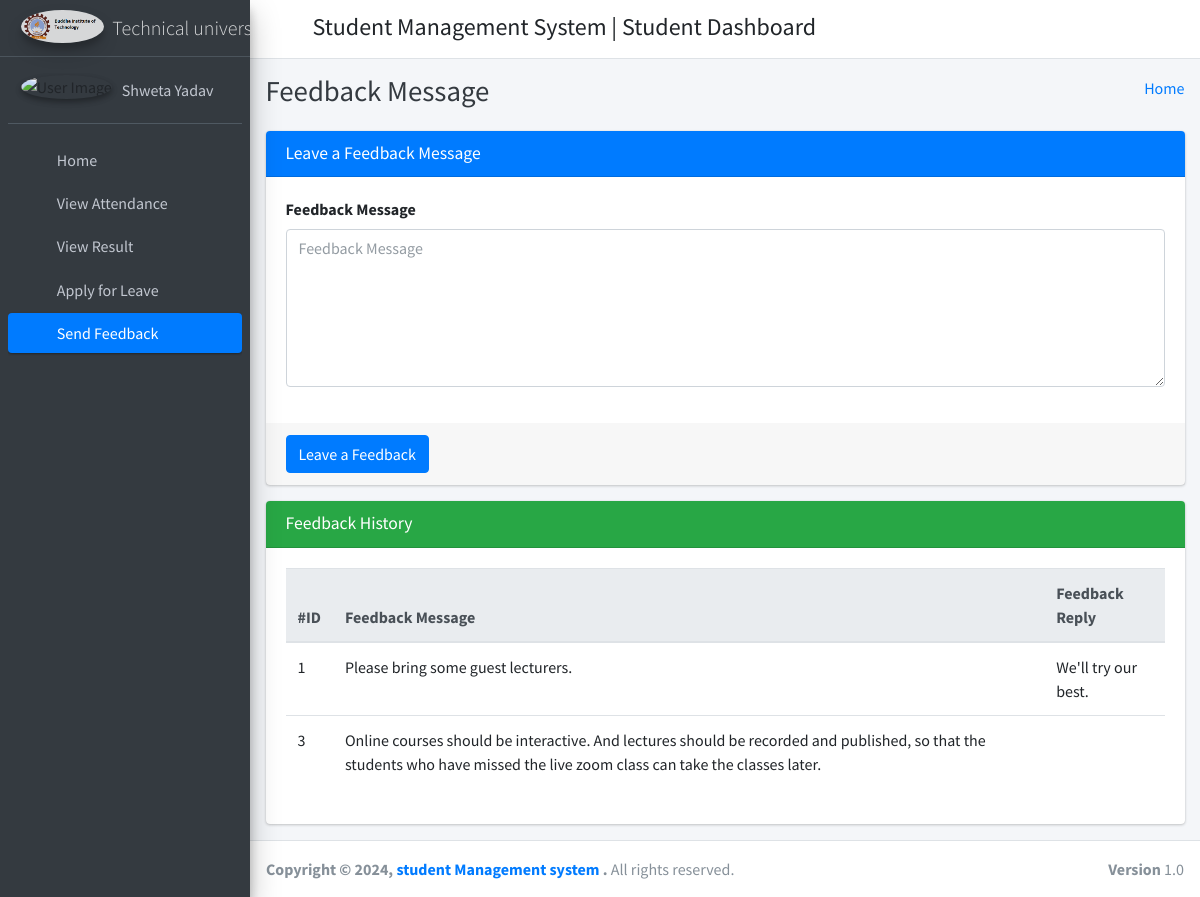
Page /student_feedback/ (signed in) on the committed database.
### student_management_app/models.py (models this page shows)
class CustomUser(AbstractUser):
    user_type_data = ((1, "HOD"), (2, "Staff"), (3, "Student"))
    user_type = models.CharField(default=1, choices=user_type_data, max_length=10)

class FeedBackStudent(models.Model):
    id = models.AutoField(primary_key=True)
    student_id = models.ForeignKey(Students, on_delete=models.CASCADE)
    feedback = models.TextField()
    feedback_reply = models.TextField()
    created_at = models.DateTimeField(auto_now_add=True)
    updated_at = models.DateTimeField(auto_now=True)
    objects = models.Manager()

### student_management_app/StudentViews.py (the view)
# urls.py: path('student_feedback/', StudentViews.student_feedback, name="student_feedback"),
def student_feedback(request):
    student_obj = Students.objects.get(admin=request.user.id)
    feedback_data = FeedBackStudent.objects.filter(student_id=student_obj)
    context = {
        "feedback_data": feedback_data
    }
    return render(request, 'student_template/student_feedback.html', context)

### student_management_app/templates/student_template/student_feedback.html (shortened to what this page needs)
{% extends 'student_template/base_template.html' %}
{% block page_title %}
    Feedback Message
{% endblock page_title %}
{% block main_content %}
{% load static %}
<section class="content">
        <div class="container-fluid">
            <div class="row">
                <div class="col-md-12">
                    <div class="card card-primary">
                    <div class="card-header">
                        <h3 class="card-title">Leave a Feedback Message</h3>
                    </div>
                    <form method="POST" action="{% url 'student_feedback_save' %}">
                        <div class="card-body">
                            <div class="form-group">
                                <label>Feedback Message </label>
                                <textarea name="feedback_message" class="form-control" rows="6" placeholder="Feedback Message"></textarea>
                            </div>
                        </div>
                        <div class="card-footer">
                        <button type="submit" class="btn btn-primary">Leave a Feedback</button>
                        </div>
                    </form>
                    </div>
                </div>
            </div>
            <div class="row">
                <div class="col-md-12">
                    <div class="card card-success">
                        <div class="card-header">
                            <h3 class="card-title">Feedback History</h3>
                        </div>
                        <div class="card-body">
                           <div class="table-responsive">
                                <table class="table">
                                    <thead class="thead-light">
                                    <tr>
                                        <th>#ID</th>
                                        <th>Feedback Message</th>
                                        <th>Feedback Reply</th>
                                    </tr>
                                    </thead>
                                    {% for row in feedback_data %}
                                    <tr>
                                        <td>{{ row.id }}</td>
                                        <td>{{ row.feedback }}</td>
                                        <td>{{ row.feedback_reply }}</td>
                                    </tr>
                                    {% endfor %}
                                </table>
                            </div>
                        </div>
                    </div>
                </div>
            </div>
        </div>
      </section>
  {% endblock main_content %}

### student_management_app/templates/student_template/sidebar_template.html (shortened to what this page needs)
{% load static %}
<aside class="main-sidebar sidebar-dark-primary elevation-4">
      <a href="{% url 'student_home' %}" class="brand-link">
        <img src="{% static 'dist/img/download1.png' %}" alt="AdminLTE Logo" class="brand-image img-circle elevation-3"
            style="opacity: .8">
        <span class="brand-text font-weight-light">Technical  university</span>
      </a>
      <div class="sidebar">
        <div class="user-panel mt-3 pb-3 mb-3 d-flex">
          <div class="image">
            <img src="{% static 'dist/img/download.jpg' %}" class="img-circle elevation-2" alt="User Image">
          </div>
          <div class="info">
            <a href="{% url 'student_profile' %}" class="d-block">{{ user.first_name }} {{ user.last_name }}</a>
          </div>
        </div>
        <nav class="mt-2">
          <ul class="nav nav-pills nav-sidebar flex-column" data-widget="treeview" role="menu" data-accordion="false">
            <li class="nav-item">
              {% url 'student_home' as student_home %}
              <a href="{{ student_home }}" class="nav-link {% if request.path == student_home %} active {% endif %}">
                <i class="nav-icon fas fa-tachometer-alt"></i>
                <p>
                  Home
                </p>
              </a>
            </li>
            <li class="nav-item">
              {% url 'student_view_attendance' as student_view_attendance %}
              <a href="{{ student_view_attendance }}" class="nav-link {% if request.path == student_view_attendance %} active {% endif %}">
                <i class="nav-icon fas fa-calendar-alt"></i>
                <p>
                  View Attendance
                </p>
              </a>
            </li>
            <li class="nav-item">
              {% url 'student_view_result' as student_view_result %}
              <a href="{{ student_view_result }}" class="nav-link {% if request.path == student_view_result %} active {% endif %}">
                <i class="nav-icon fas fa-tasks"></i>
                <p>
                  View Result
                </p>
              </a>
            </li>
            <li class="nav-item">
              {% url 'student_apply_leave' as student_apply_leave %}
              <a href="{{ student_apply_leave }}" class="nav-link {% if request.path == student_apply_leave %} active {% endif %}">
                <i class="nav-icon fas fa-envelope-open-text"></i>
                <p>
                  Apply for Leave
                </p>
              </a>
            </li>
            <li class="nav-item">
              {% url 'student_feedback' as student_feedback %}
              <a href="{{ student_feedback }}" class="nav-link {% if request.path == student_feedback %} active {% endif %}">
                <i class="nav-icon fas fa-comments"></i>
                <p>
                  Send Feedback
                </p>
              </a>
            </li>
          </ul>
        </nav>
      </div>
    </aside>

### rows in the picture
CustomUser: first_name "Shweta", last_name "Yadav"
FeedBackStudent: id "1", feedback "Please bring some guest lecturers.", feedback_reply "We'll try our best."
FeedBackStudent: id "3", feedback "Online courses should be interactive. And lectures should be recorded and published, so that the students who have missed the live zoom class can take the classes later."
